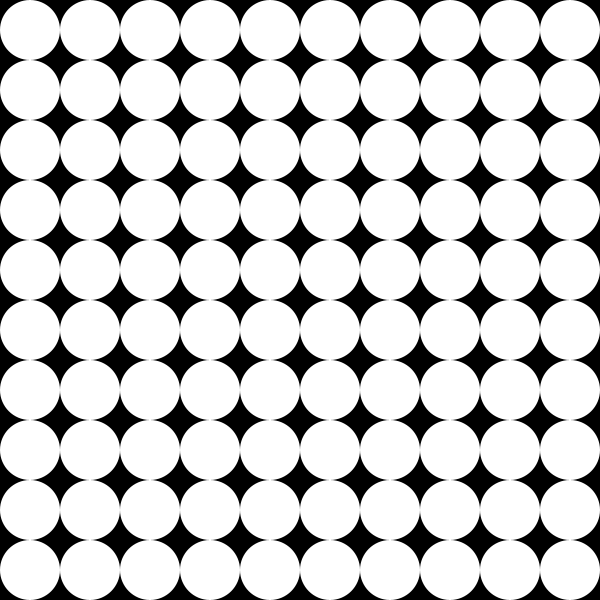
Frame 1 (no input)
Frame 60 (the mouse pressed at the canvas centre just before this capture): identical to frame 1, image omitted
Frame 120 (the mouse held since frame 60 and released just before this capture): identical to frame 1, image omitted

The Processing sketch that drew this single still picture (run headless with seeded random() and noise(); from frame 60 on, the mouse is pressed at the canvas centre):

// Processing sketch: M2Q17
// ── M2Q17.pde
int size = 60; 
int num; 
boolean [][] clicked; 
color [][] c; 

void setup(){
  size (600, 600); 
  background(0); 
  noStroke(); 
  smooth(); 
  
  num = width/size; 
  
  clicked = new boolean[num][num]; 
  c = new color[num][num];
  
  for(int i = 0; i< num; i++){
    for(int j = 0; j<num; j ++){
      clicked[i][j] = false; 
      c[i][j] = color(255); 
    }
  } 
}

void draw(){
  background (0);
  
  for(int i = 0; i<num; i++){
    for(int j = 0; j<num; j++){
    
      //if(clicked[i][j] == false){
      //  if(mousePressed==true){
          
      //     if(dist(mouseX, mouseY, i*size + size/2, j*size+ size/2)<size/2){
      //       fill(c[i][j]); 
      //     }
      //  }
      //}
         ellipse(i*size+size/2, j*size+size/2, size, size);
    }
  }
}

void mousePressed(){
    for(int i = 0; i<num; i++){
    for(int j = 0; j<num; j++){
  float d = dist(mouseX, mouseY, i*size + size/2, j*size+ size/2);
  
  if (d<size/2){
    clicked [i][j]=true;
    fill(c[i][j]);
    }
    }
}
}
